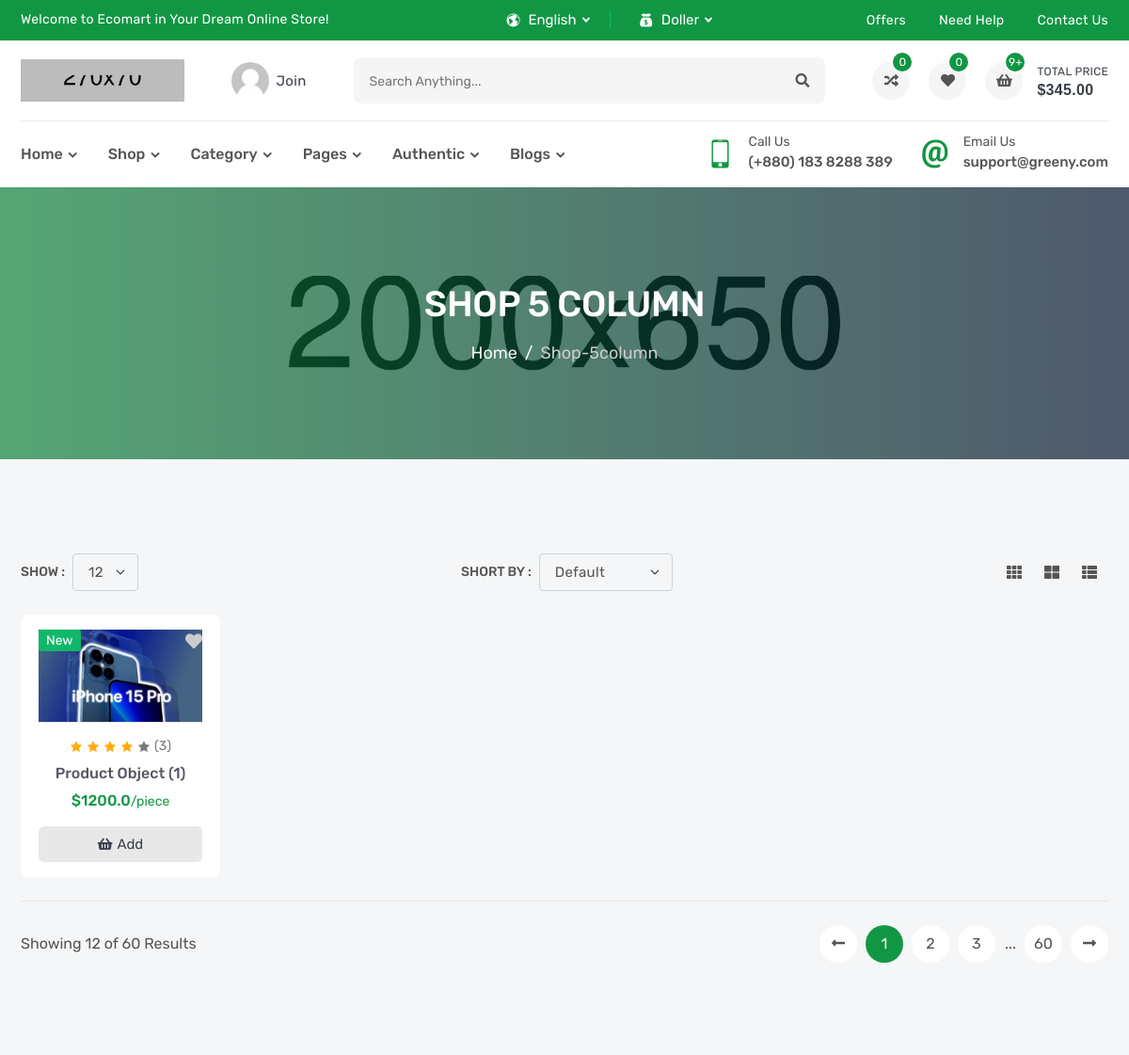
/products/ (upper part), run on an earlier commit of the app's database.
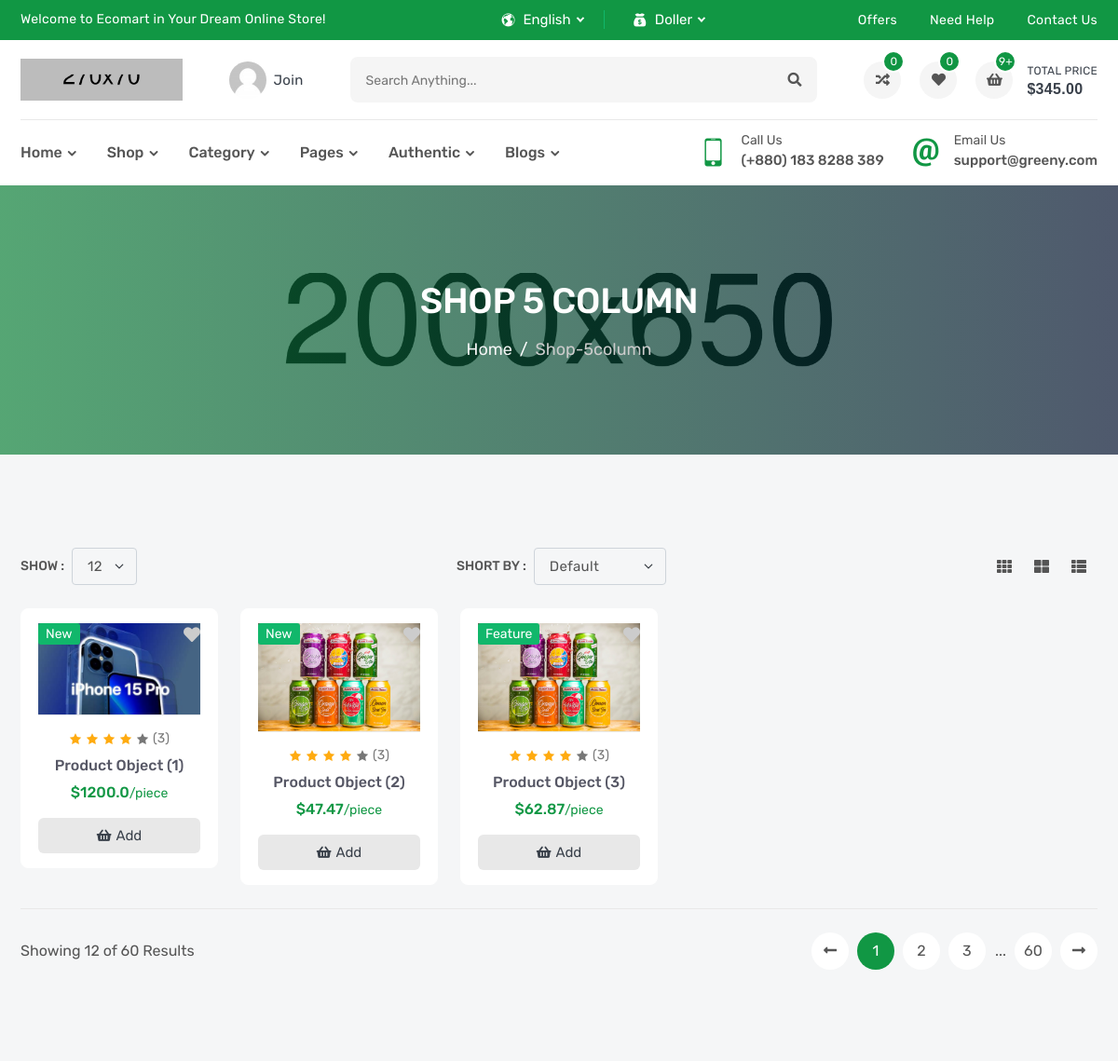
And on a later commit of the database.
### products/models.py (models this page shows, shortened)
class Product(models.Model):
    name = models.CharField(_('name'),max_length=120)
    description = models.TextField(_('description'),max_length=30000)
    sku = models.IntegerField(_('sku'))
    price = models.FloatField(_('price'))
    subtitle = models.TextField(_('subtitle'),max_length=600)
    image = models.ImageField(_('imag'),upload_to='products')
    brand = models.ForeignKey('Brand' , verbose_name=_('brand'), on_delete=models.CASCADE,related_name='product_brand')
    flag = models.CharField(_('flag'),max_length=20,choices=FLAG_TYPES)
    tags = TaggableManager()
    slug = models.SlugField(null=True,blank=True)

### products/views.py (the view)
# urls.py: path('',ProductList.as_view(),name='product_list'),
class ProductList(generic.ListView):
    model = Product

### products/templates/products/product_list.html (shortened to what this page needs)
{% extends "base.html" %}
{% block body %}
        <section class="inner-section single-banner" style="background: url(images/single-banner.jpg) no-repeat center;">
            <div class="container">
                <h2>Shop 5 Column</h2>
                <ol class="breadcrumb">
                    <li class="breadcrumb-item"><a href="index.html">Home</a></li>
                    <li class="breadcrumb-item active" aria-current="page">shop-5column</li>
                </ol>
            </div>
        </section>
        <section class="inner-section shop-part">
            <div class="container">
                <div class="row">
                    <div class="col-lg-12">
                        <div class="top-filter">
                            <div class="filter-show">
                                <label class="filter-label">Show :</label>
                                <select class="form-select filter-select">
                                    <option value="1">12</option>
                                </select>
                            </div>
                            <div class="filter-short">
                                <label class="filter-label">Short by :</label>
                                <select class="form-select filter-select">
                                    <option selected>default</option>
                                </select>
                            </div>
                            <div class="filter-action">
                                <a href="shop-3column.html" title="Three Column"><i class="fas fa-th"></i></a>
                                <a href="shop-2column.html" title="Two Column"><i class="fas fa-th-large"></i></a>
                                <a href="shop-1column.html" title="One Column"><i class="fas fa-th-list"></i></a>
                            </div>
                        </div>
                    </div>
                </div>
                <div class="row row-cols-2 row-cols-md-3 row-cols-lg-3 row-cols-xl-5">
                  {% for product in object_list %}
                    <div class="col">
                        <div class="product-card">
                            <div class="product-media">
                                <div class="product-label">
                                    <label class="label-text new">{{product.flag}}</label>
                                </div>
                                <button class="product-wish wish">
                                    <i class="fas fa-heart"></i>
                                </button>
                                <a class="product-image" href="{% url 'products:product_detail' product.slug %}">
                                    <img src="{{product.image.url}}" alt="product">
                                </a>
                            </div>
                            <div class="product-content">
                                <div class="product-rating">
                                    <i class="active icofont-star"></i>
                                    <i class="active icofont-star"></i>
                                    <i class="active icofont-star"></i>
                                    <i class="active icofont-star"></i>
                                    <i class="icofont-star"></i>
                                    <a href="product-video.html">(3)</a>
                                </div>
                                <h6 class="product-name">
                                    <a href="{% url 'products:product_detail' product.slug %}">{{product}}</a>
                                </h6>
                                <h6 class="product-price">
                                    <span>${{product.price}}<small>/piece</small></span>
                                </h6>
                                <button class="product-add" title="Add to Cart">
                                    <i class="fas fa-shopping-basket"></i>
                                    <span>add</span>
                                </button>
                            </div>
                        </div>
                    </div>
                    {% endfor %}
                </div>
                <div class="row">
                    <div class="col-lg-12">
                        <div class="bottom-paginate">
                            <p class="page-info">Showing 12 of 60 Results</p>
                            <ul class="pagination">
                                <li class="page-item">
                                    <a class="page-link" href="#">
                                        <i class="fas fa-long-arrow-alt-left"></i>
                                    </a>
                                </li>
                                <li class="page-item"><a class="page-link active" href="#">1</a></li>
                                <li class="page-item"><a class="page-link" href="#">2</a></li>
                                <li class="page-item"><a class="page-link" href="#">3</a></li>
                                <li class="page-item">...</li>
                                <li class="page-item"><a class="page-link" href="#">60</a></li>
                                <li class="page-item">
                                    <a class="page-link" href="#">
                                        <i class="fas fa-long-arrow-alt-right"></i>
                                    </a>
                                </li>
                            </ul>
                        </div>
                    </div>
                </div>
            </div>
        </section>
        {% endblock body %}

### templates/base.html (shortened to what this page needs)
{% load static %}
<!DOCTYPE html>
<html lang="en">
    <head>
        <link rel="stylesheet" href="{% static 'ltr/fonts/flaticon/flaticon.css'%}">
        <link rel="stylesheet" href="{% static 'ltr/fonts/icofont/icofont.min.css'%}">
        <link rel="stylesheet" href="{% static 'ltr/fonts/fontawesome/fontawesome.min.css'%}">
        <link rel="stylesheet" href="{% static 'ltr/vendor/venobox/venobox.min.css'%}">
        <link rel="stylesheet" href="{% static 'ltr/vendor/slickslider/slick.min.css'%}">
        <link rel="stylesheet" href="{% static "ltr/vendor/niceselect/nice-select.min.css" %}">
        <link rel="stylesheet" href="{% static "ltr/vendor/bootstrap/bootstrap.min.css" %}">
        <link rel="stylesheet" href="{% static "ltr/css/main.css" %}">
        {% block css %}
        <link rel="stylesheet" href="{% static "ltr/css/index.css" %}">
        {% endblock css %}
    </head>
    <body>
        <div class="header-top">
            <div class="container">
                <div class="row">
                    <div class="col-md-12 col-lg-5">
                        <div class="header-top-welcome">
                            <p>Welcome to Ecomart in Your Dream Online Store!</p>
                        </div>
                    </div>
                    <div class="col-md-5 col-lg-3">
                        <div class="header-top-select">
                            <div class="header-select">
                                <i class="icofont-world"></i>
                            </div>
                            <div class="header-select">
                                <i class="icofont-money"></i>
                            </div>
                        </div>
                    </div>
                    <div class="col-md-7 col-lg-4">
                        <ul class="header-top-list">
                            <li><a href="offer.html">offers</a></li>
                            <li><a href="faq.html">need help</a></li>
                            <li><a href="contact.html">contact us</a></li>
                        </ul>
                    </div>
                </div>
            </div>
        </div>
        <header class="header-part">
            <div class="container">
                <div class="header-content">
                    <a href="index.html" class="header-logo">
                        <img src="images/logo.png" alt="logo">
                    </a>
                    <a href="login.html" class="header-widget" title="My Account">
                        <img src="images/user.png" alt="user">
                        <span>join</span>
                    </a>
                    <form class="header-form">
                        <input type="text" placeholder="Search anything...">
                        <button><i class="fas fa-search"></i></button>
                    </form>
                    <div class="header-widget-group">
                        <a href="compare.html" class="header-widget" title="Compare List">
                            <i class="fas fa-random"></i>
                            <sup>0</sup>
                        </a>
                        <a href="wishlist.html" class="header-widget" title="Wishlist">
                            <i class="fas fa-heart"></i>
                            <sup>0</sup>
                        </a>
                        <button class="header-widget header-cart" title="Cartlist">
                            <i class="fas fa-shopping-basket"></i>
                            <sup>9+</sup>
                            <span>total price<small>$345.00</small></span>
                        </button>
                    </div>
                </div>
            </div>
        </header>
        <nav class="navbar-part">
            <div class="container">
                <div class="row">
                    <div class="col-lg-12">
                        <div class="navbar-content">
                            <ul class="navbar-list">
                                <li class="navbar-item dropdown">
                                    <a class="navbar-link dropdown-arrow" href="#">home</a>
                                </li>
                                <li class="navbar-item dropdown-megamenu">
                                    <a class="navbar-link dropdown-arrow" href="#">shop</a>
                                </li>
                                <li class="navbar-item dropdown-megamenu">
                                    <a class="navbar-link dropdown-arrow" href="#">category</a>
                                </li>
                                <li class="navbar-item dropdown">
                                    <a class="navbar-link dropdown-arrow" href="#">pages</a>
                                </li>
                                <li class="navbar-item dropdown">
                                    <a class="navbar-link dropdown-arrow" href="#">authentic</a>
                                </li>
                                <li class="navbar-item dropdown">
                                    <a class="navbar-link dropdown-arrow" href="#">blogs</a>
                                </li>
                            </ul>
                            <div class="navbar-info-group">
                                <div class="navbar-info">
                                    <i class="icofont-ui-touch-phone"></i>
                                    <p>
                                        <small>call us</small>
                                        <span>(+880) 183 8288 389</span>
                                    </p>
                                </div>
                                <div class="navbar-info">
                                    <i class="icofont-ui-email"></i>
                                    <p>
                                        <small>email us</small>
                                        <span>support@greeny.com</span>
                                    </p>
                                </div>
                            </div>
                        </div>
                    </div>
                </div>
            </div>
        </nav>
{% block body %}
{% endblock body %}
    </body>
</html>

What changed in the data, as far as the page shows it:
added Product: flag "New", image (picture), id "Product Object (2)", price "47.47"
added Product: flag "Feature", image (picture), id "Product Object (3)", price "62.87"
